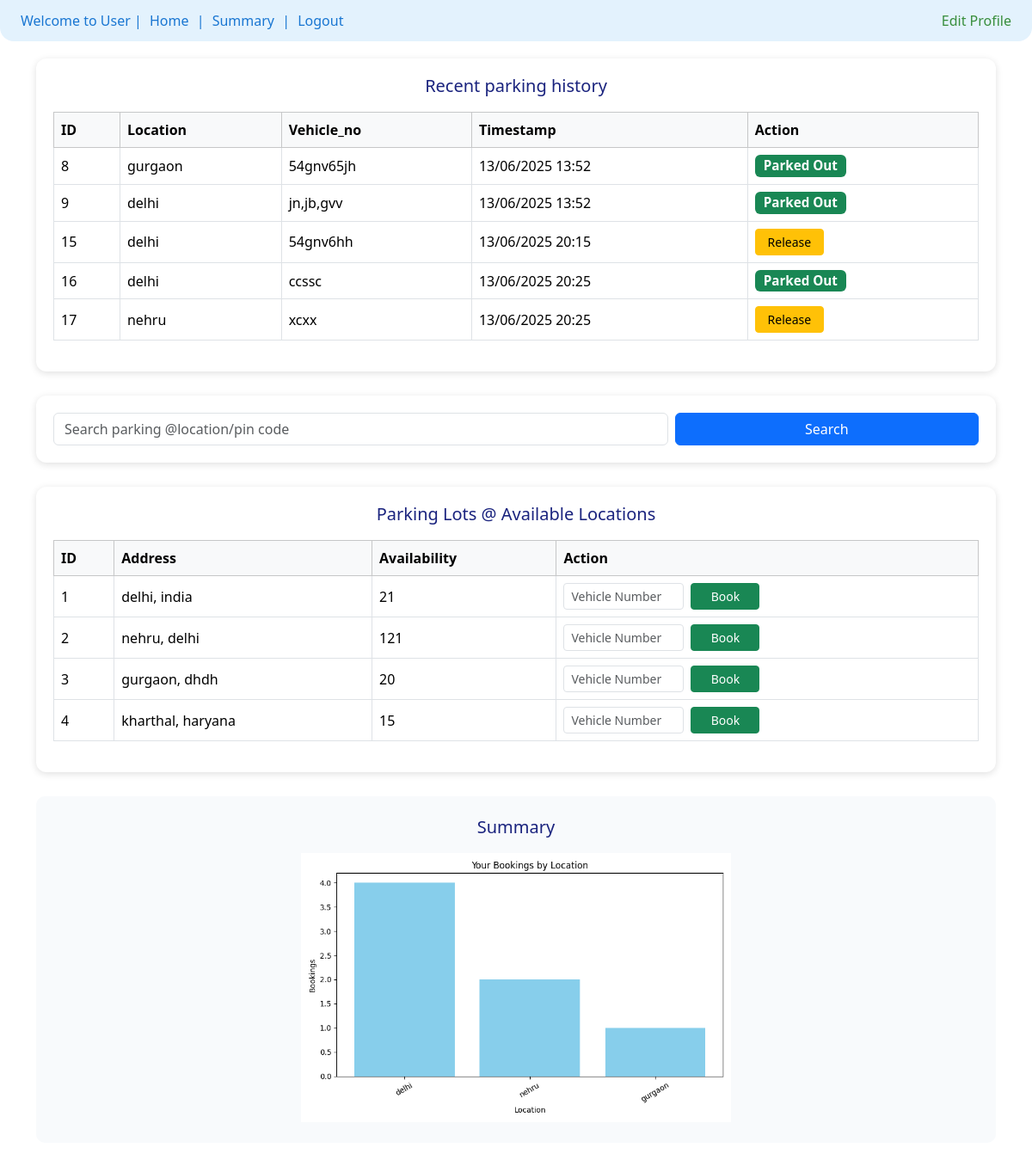
The app's page /dashboard (signed in) with its own data.
### models.py (models this page shows)
class ParkingReservation(db.Model):
    __tablename__ = "ParkingReservation"
    Reservation_Id = db.Column(db.Integer ,primary_key=True )
    User_id = db.Column(db.Integer,db.ForeignKey("VehicleUser.User_id"),nullable = False)
    Spot_Id = db.Column(db.Integer, db.ForeignKey("ParkingSpot.Spot_Id"), nullable=False)  # ADDED: Missing foreign key
    Vehicle_Number = db.Column(db.String, nullable=False)
    Entry_Time = db.Column(db.DateTime, nullable=True)
    Exit_Time = db.Column(db.DateTime, nullable=True)
    Total_Cost = db.Column(db.Float, nullable=True)

class ParkingLot(db.Model):
    __tablename__ = "ParkingLot"
    id = db.Column(db.Integer , primary_key=True)
    Location_Name = db.Column(db.String , nullable = False)
    Address_name = db.Column(db.String , nullable = False)
    PRICE = db.Column(db.Integer , nullable = False)
    Maximum_Number_Spots = db.Column(db.Integer , nullable = False)
    available_spots = db.relationship("ParkingSpot" , backref = "belong_to_lot" , cascade = "all, delete")

### app.py (the view, shortened to what this page needs)
@app.route('/dashboard', methods=['GET', 'POST'])
def dashboard():
    if 'user_id' not in session:
        flash('Please login first', 'warning')
        return redirect(url_for('user_login'))
    user = VehicleUser.query.get(session['user_id'])
    if not user:
        session.clear()
        flash('Invalid session', 'danger')
        return redirect(url_for('user_login'))
    lots = ParkingLot.query.all()
    search_query = ""
    reservations = user.user_reservations
    chart_url = None
    if reservations:
        lot_counter = {}
        for res in reservations:
            lot_name = res.allocated_spot.belong_to_lot.Location_Name
            lot_counter[lot_name] = lot_counter.get(lot_name, 0) + 1
        lot_names = list(lot_counter.keys())
        lot_counts = list(lot_counter.values())
        fig, ax = plt.subplots(figsize=(8, 5))
        ax.bar(lot_names, lot_counts, color='skyblue')
        ax.set_title('Your Bookings by Location')
        ax.set_xlabel('Location')
        ax.set_ylabel('Bookings')
        plt.xticks(rotation=30)
        img = io.BytesIO()
        fig.tight_layout()
        fig.savefig(img, format='png')
        img.seek(0)
        chart_url = base64.b64encode(img.getvalue()).decode()
        plt.close(fig)
    return render_template('dashboard.html', user=user, lots=lots, search_query=search_query, chart_url=chart_url)

### templates/dashboard.html (shortened to what this page needs)
<!DOCTYPE html>
<html lang="en">
<head>
    <link href="https://cdn.jsdelivr.net/npm/bootstrap@5.3.3/dist/css/bootstrap.min.css" rel="stylesheet">
</head>
<body>
    <div class="nav-bar px-4 d-flex justify-content-between align-items-center">
        <div class="nav-left">
            Welcome to User |
            <a href="/dashboard">Home</a> |
            <a href="#summary">Summary</a> |
            <a href="/logout">Logout</a>
        </div>
        <div class="nav-right">
            <a href="/profile">Edit Profile</a>
        </div>
    </div>
    <div class="container">
        <div class="dashboard-section">
            <h5 class="section-title">Recent parking history</h5>
            {% if user.user_reservations %}
            <table class="table table-bordered table-hover">
                <thead class="table-light">
                    <tr>
                        <th>ID</th>
                        <th>Location</th>
                        <th>Vehicle_no</th>
                        <th>Timestamp</th>
                        <th>Action</th>
                    </tr>
                </thead>
                <tbody>
                {% for res in user.user_reservations[-5:] %}
                    <tr>
                        <td>{{ res.Reservation_Id }}</td>
                        <td>{{ res.allocated_spot.belong_to_lot.Location_Name }}</td>
                        <td>{{ res.Vehicle_Number }}</td>
                        <td>
                            {% if res.Entry_Time %}
                                {{ res.Entry_Time.strftime('%d/%m/%Y %H:%M') }}
                            {% else %}-{% endif %}
                        </td>
                        <td>
                            {% if not res.Exit_Time %}
                            <form action="{{ url_for('release_spot', reservation_id=res.Reservation_Id) }}" method="POST" style="display:inline;">
                                <button type="submit" class="btn btn-warning btn-sm btn-action">Release</button>
                            </form>
                            {% else %}
                                <span class="badge bg-success badge-custom">Parked Out</span>
                            {% endif %}
                        </td>
                    </tr>
                {% endfor %}
                </tbody>
            </table>
            {% else %}
            <p class="text-muted text-center">No recent activity found.</p>
            {% endif %}
        </div>
        <div class="dashboard-section">
            <form method="POST" class="row g-2">
                <div class="col-md-8">
                    <input type="text" name="search_location" class="form-control"
                           placeholder="Search parking @location/pin code" value="{{ search_query or '' }}">
                </div>
                <div class="col-md-4">
                    <button type="submit" class="btn btn-primary w-100">Search</button>
                </div>
            </form>
        </div>
        <div class="dashboard-section">
            <h5 class="section-title">Parking Lots @ Available Locations</h5>
            {% if lots %}
            <table class="table table-bordered table-hover">
                <thead class="table-light">
                    <tr>
                        <th>ID</th>
                        <th>Address</th>
                        <th>Availability</th>
                        <th>Action</th>
                    </tr>
                </thead>
                <tbody>
                    {% for lot in lots %}
                    {% set available_count = lot.available_spots|selectattr('Current_Status', 'equalto', 'A')|list|length %}
                    <tr>
                        <td>{{ lot.id }}</td>
                        <td>{{ lot.Location_Name }}, {{ lot.Address_name }}</td>
                        <td>{{ available_count }}</td>
                        <td>
                            {% if available_count > 0 %}
                                {% set first_spot = lot.available_spots|selectattr('Current_Status', 'equalto', 'A')|first %}
                                {% if first_spot %}
                                <form action="{{ url_for('reserve_spot', spot_id=first_spot.Spot_Id) }}" method="POST" class="d-flex">
                                    <input type="text" name="Vehicle_Number" placeholder="Vehicle Number"
                                           required class="form-control form-control-sm me-2" style="max-width:140px;">
                                    <button type="submit" class="btn btn-success btn-sm btn-action">Book</button>
                                </form>
                                {% endif %}
                            {% else %}
                                <span class="text-danger">No spots available</span>
                            {% endif %}
                        </td>
                    </tr>
                    {% endfor %}
                </tbody>
            </table>
            {% else %}
            <p class="text-muted text-center">No parking lots found for your search.</p>
            {% endif %}
        </div>
        <div class="chart-area" id="summary">
            <h5 class="section-title">Summary</h5>
            {% if chart_url %}
                <img alt="Your Parking Chart" style="max-width:500px; height:auto;">
            {% else %}
                <p class="text-muted">No chart data yet. Book some parking spots to see your usage statistics!</p>
            {% endif %}
        </div>
    </div>
</body>
</html>

### templates/dashboard.html (style rules this page uses)
.nav-bar { background: #e3f2fd; padding: 12px 0; border-radius: 0 0 16px 16px; margin-bottom: 20px; }
.nav-bar .nav-left { font-weight: 500; color: #1976d2; }
.nav-bar .nav-left a { color: #1976d2; text-decoration: none; margin: 0 5px; }
.nav-bar .nav-right { color: #388e3c; }
.nav-bar .nav-right a { color: #388e3c; text-decoration: none; }
.dashboard-section { background: #fff; border-radius: 12px; box-shadow: 0 2px 8px #e0e0e0; margin-bottom: 28px; padding: 20px; }
.section-title { color: #1a237e; margin-bottom: 18px; text-align: center; }
.table th, .table td { vertical-align: middle; }
.btn-action { min-width: 80px; }
.badge-custom { font-size: 0.95em; }
.chart-area { background: #f8fafc; border-radius: 10px; padding: 24px; margin-bottom: 28px; text-align: center; }

### records on screen
ParkingReservation: Reservation_Id "8", allocated_spot.belong_to_lot.Location_Name "gurgaon", Vehicle_Number "54gnv65jh", Entry_Time "13/06/2025 13:52", shows "Parked Out"
ParkingReservation: Reservation_Id "9", allocated_spot.belong_to_lot.Location_Name "delhi", Vehicle_Number "jn,jb,gvv", Entry_Time "13/06/2025 13:52", shows "Parked Out"
ParkingReservation: Reservation_Id "15", allocated_spot.belong_to_lot.Location_Name "delhi", Vehicle_Number "54gnv6hh", Entry_Time "13/06/2025 20:15"
ParkingReservation: Reservation_Id "16", allocated_spot.belong_to_lot.Location_Name "delhi", Vehicle_Number "ccssc", Entry_Time "13/06/2025 20:25", shows "Parked Out"
ParkingReservation: Reservation_Id "17", allocated_spot.belong_to_lot.Location_Name "nehru", Vehicle_Number "xcxx", Entry_Time "13/06/2025 20:25"
ParkingLot: id "1", Location_Name "delhi", Address_name "india", available_count "21"
ParkingLot: id "2", Location_Name "nehru", Address_name "delhi", available_count "121"
ParkingLot: id "3", Location_Name "gurgaon", Address_name "dhdh", available_count "20"
ParkingLot: id "4", Location_Name "kharthal", Address_name "haryana", Maximum_Number_Spots "15"
